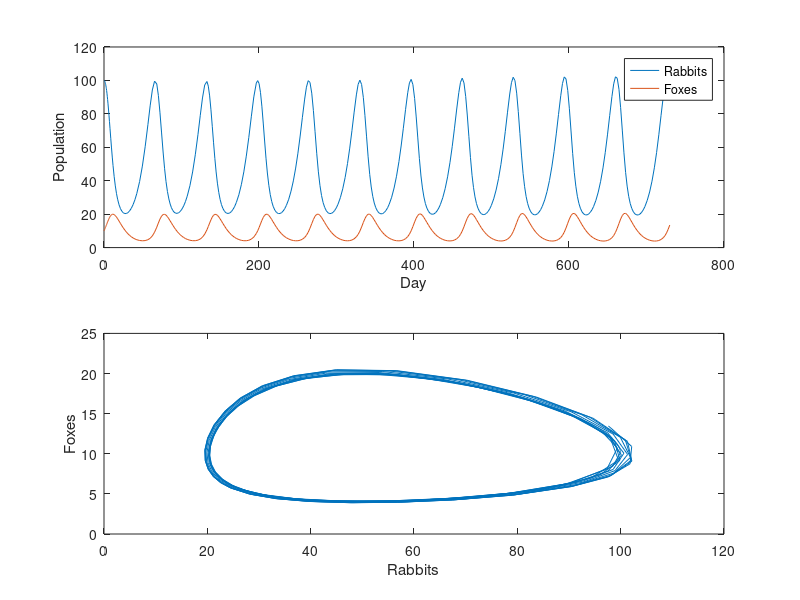

Source code (MATLAB):
function Run_lotka
% Example of a coupled system of ODEs to model the population dynamics of a
% preditor-prey system (foxes and rabbits)
%%

% set some parameters
global a b c d e
a= 0.1;
b= 0.01;
c= 0.1;
e= 0.2;

% set initial conditions

rabbit0 = 100;
fox0 = 10;
Y0 = [rabbit0; fox0]; % pack the i.c. into a column vector

% testing -- uncomment for simple call to make a plot
% ode45(@lotka, [0 365], Y0)
%
% return

% set the time interval for solving
Tstart=0;
Tend = 365*2; % 2 years

% solve the ODE
[T, X] = ode45(@lotka, [Tstart, Tend], Y0);

% unpack the results. 
% In the output array X, variables are in each column, with time running down the rows 
rabbits = X(:,1); % all rows, first column
foxes = X(:,2); % all rows, second column

% make some nice plots
figure

% time series
subplot(2,1,1)
plot (T,rabbits, T,foxes)
xlabel('Day')
ylabel('Population')
legend('Rabbits', 'Foxes')

% rabbits vs foxes
subplot(2,1,2)
plot (rabbits,foxes)
xlabel('Rabbits')
ylabel('Foxes')

end

function rate = lotka(t, V)
% Poulation growth of Rabbits and Foxes
% Note that rabbits is first column, foxes second

% Prarameters are global, defined in main program
global a b c d e

% unpack the dependent varables
rabbits = V(1);
foxes = V(2);

% a= 0.1*(1 + .5*sin(2*pi*t/365)); % allow annual cycle in rabbit growth

% compute rates for each dependent variable
dr = a*rabbits - b*rabbits*foxes;
df = e*b*rabbits*foxes - c*foxes;

% pack rates into a column vector as the output variable
rate = [dr; df];

end